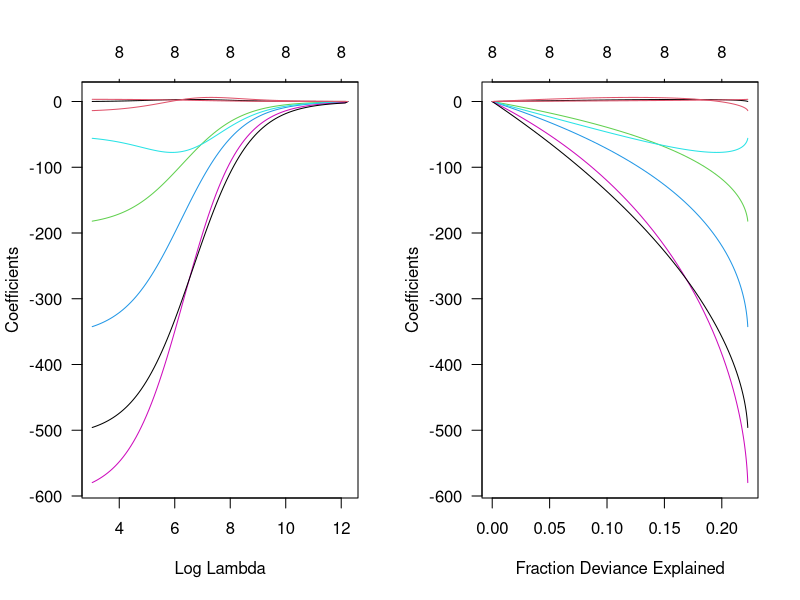
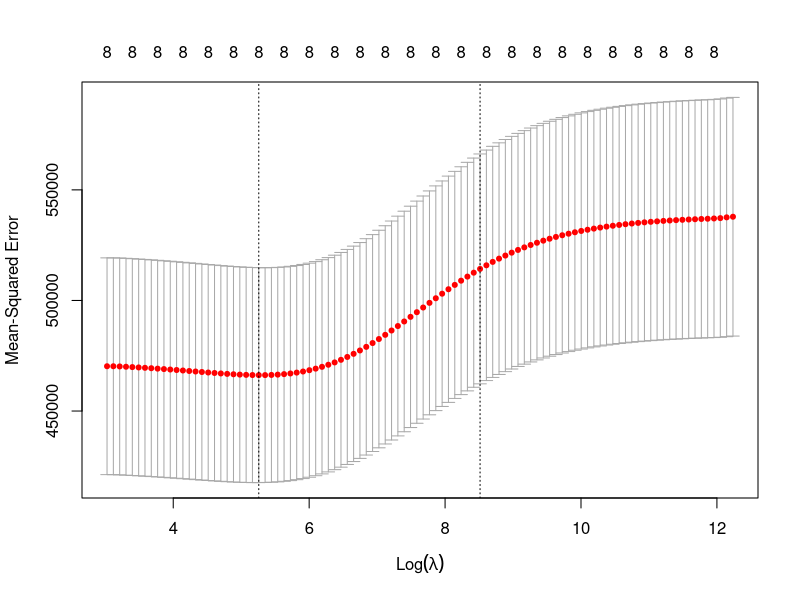
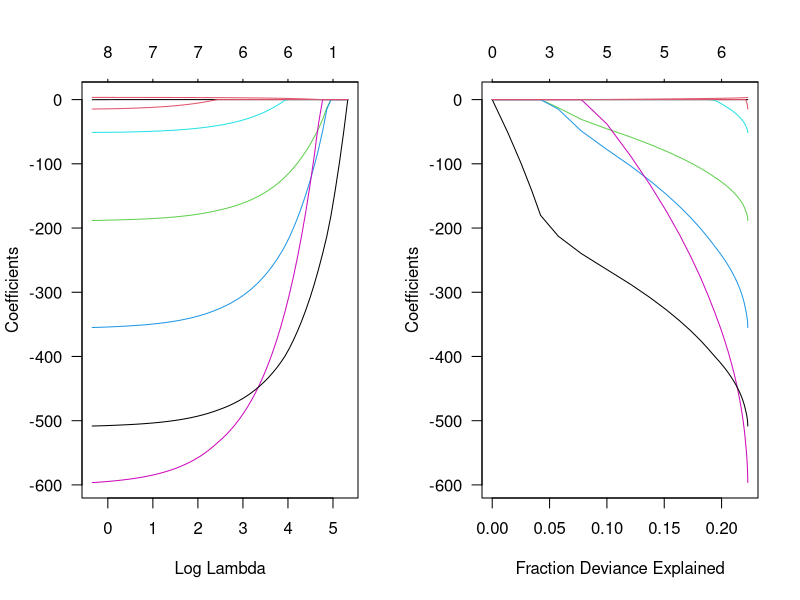
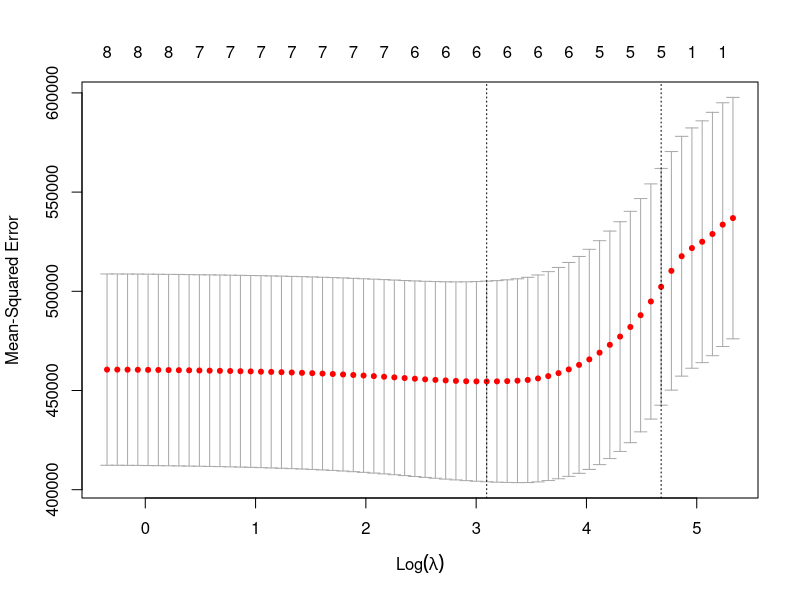
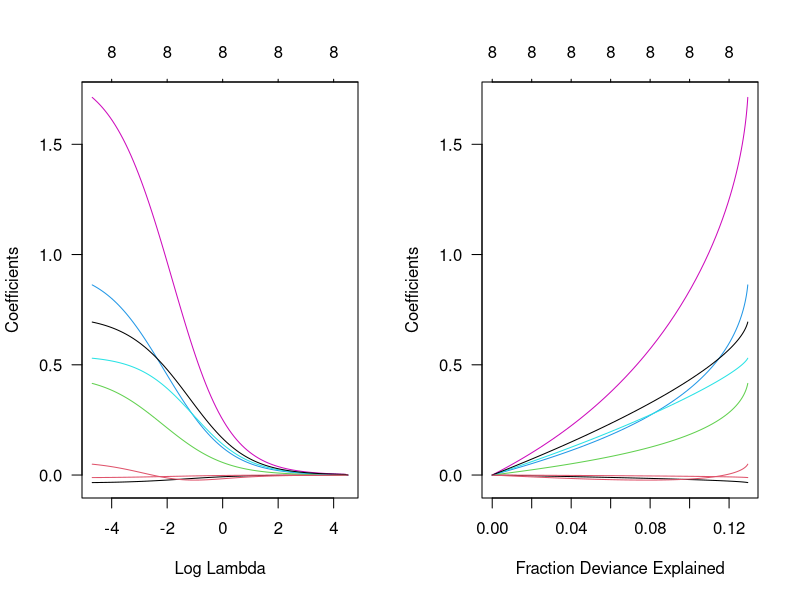
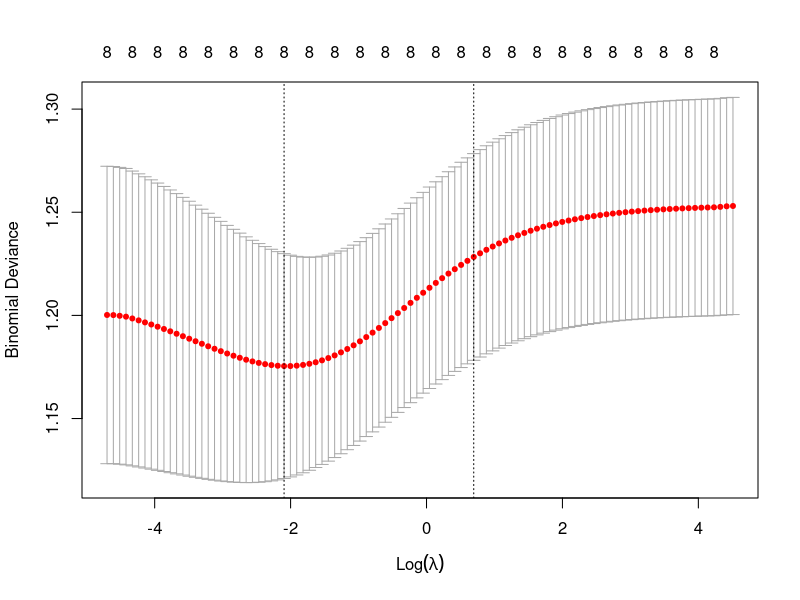
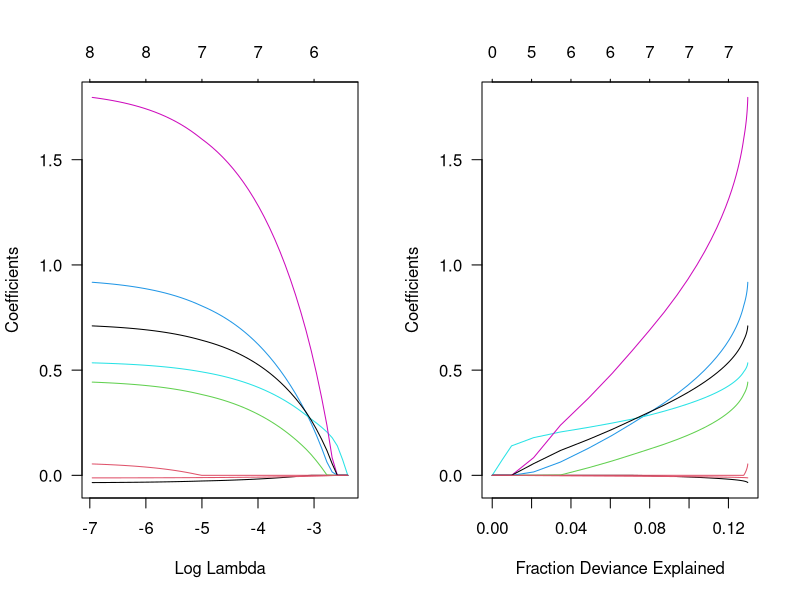
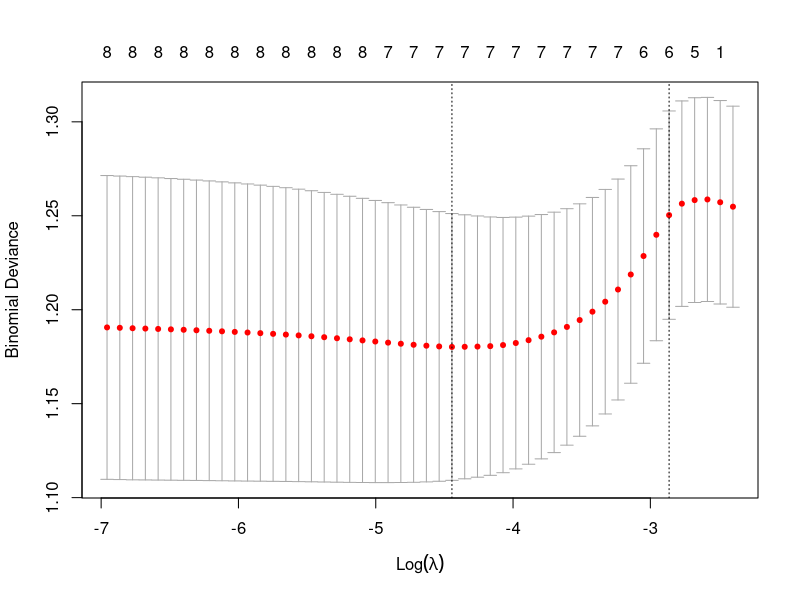

These figures' R source, in order:
# Practical 8

lowbwt <- read.csv("data/lowbwt.csv")

require(glmnet)

# continuous outcome
x.con <- model.matrix(BWT ~ . - 1 - ID - LOW, data=lowbwt)
y.con <- lowbwt$BWT

# binary outcome
x.bin <- model.matrix(LOW ~ . - 1 - ID - BWT, data=lowbwt)
y.bin <- lowbwt$LOW

# continous outcome: ridge regression
ridge1 <- glmnet(x.con, y.con, alpha=0)
par(mfrow=c(1,2))
plot(ridge1, xvar="lambda", label=T, las=1)
plot(ridge1, xvar="dev", label=T, las=1)
par(mfrow=c(1,1))

set.seed(56789)
ridge1_cv <- cv.glmnet(x.con, y.con, alpha=0)
plot(ridge1_cv)
coef(ridge1, s=ridge1_cv$lambda.1se)

# continous outcome: LASSO regression
LASSO1 <- glmnet(x.con, y.con, alpha=1)
par(mfrow=c(1,2))
plot(LASSO1, xvar="lambda", label=T, las=1)
plot(LASSO1, xvar="dev", label=T, las=1)
par(mfrow=c(1,1))

set.seed(65432)
LASSO1_cv <- cv.glmnet(x.con, y.con, alpha=1)
plot(LASSO1_cv)
coef(LASSO1, s=LASSO1_cv$lambda.1se)

# binary outcome: ridge regression
ridge2 <- glmnet(x.bin, y.bin, alpha=0, family="binomial")
par(mfrow=c(1,2))
plot(ridge2, xvar="lambda", label=T, las=1)
plot(ridge2, xvar="dev", label=T, las=1)
par(mfrow=c(1,1))

set.seed(56789)
ridge2_cv <- cv.glmnet(x.bin, y.bin, alpha=0, family="binomial")
plot(ridge2_cv)
coef(ridge2, s=ridge2_cv$lambda.1se)

# binary outcome: LASSO regression
LASSO2 <- glmnet(x.bin, y.bin, alpha=1, family="binomial")
par(mfrow=c(1,2))
plot(LASSO2, xvar="lambda", label=T, las=1)
plot(LASSO2, xvar="dev", label=T, las=1)
par(mfrow=c(1,1))

set.seed(65432)
LASSO2_cv <- cv.glmnet(x.bin, y.bin, alpha=1, family="binomial")
plot(LASSO2_cv)
coef(LASSO2, s=LASSO2_cv$lambda.1se)
